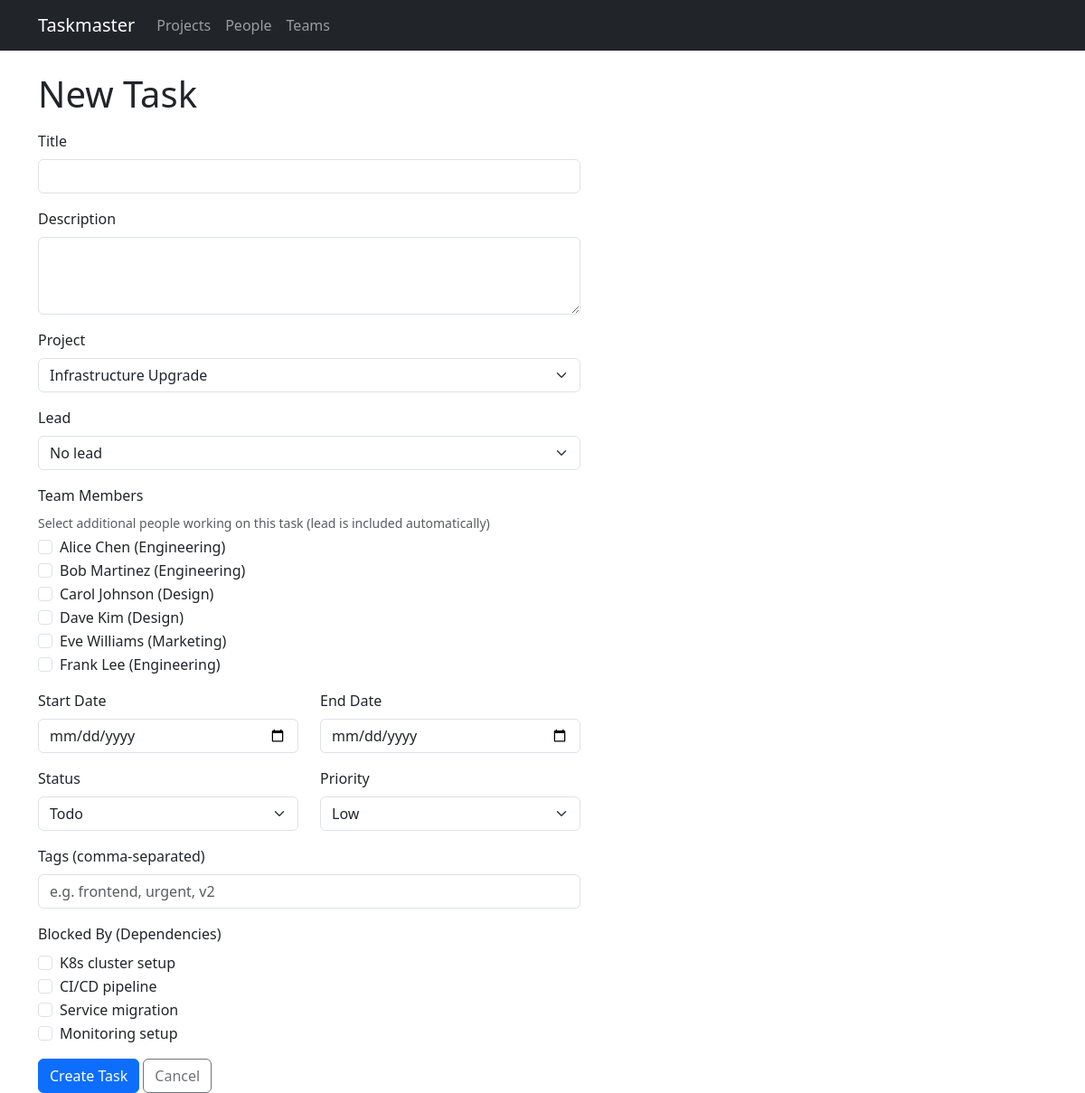
/tasks/new?project_id=4, run on an earlier commit of the app's database.
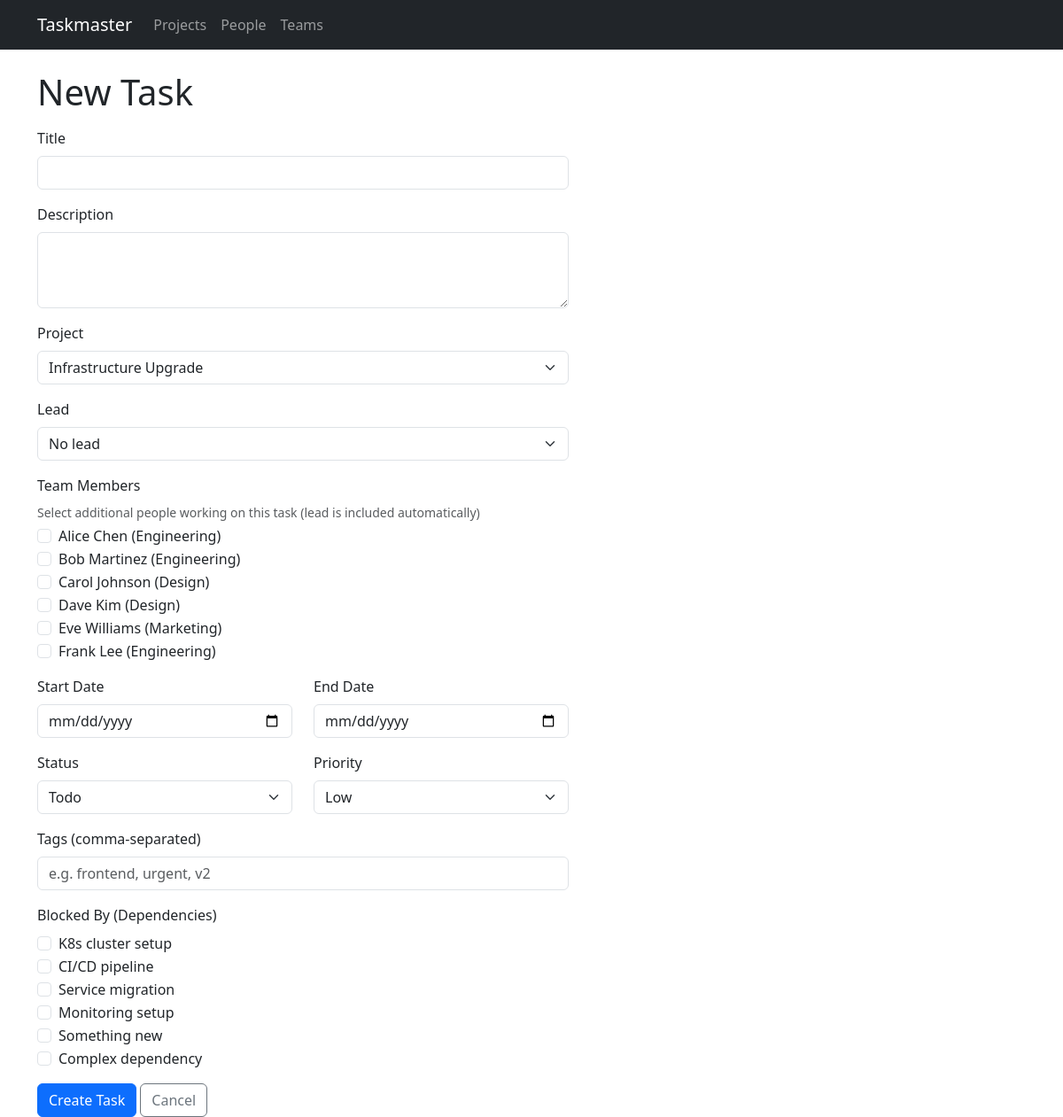
And on a later commit of the database.
### models.py (models this page shows, shortened)
class Person(db.Model):
    id = db.Column(db.Integer, primary_key=True)
    name = db.Column(db.String(120), nullable=False)
    email = db.Column(db.String(120))
    team_id = db.Column(db.Integer, db.ForeignKey('team.id'))
    assignments = db.relationship('TaskAssignment', backref='person', lazy=True)

class Team(db.Model):
    id = db.Column(db.Integer, primary_key=True)
    name = db.Column(db.String(120), nullable=False)
    members = db.relationship('Person', backref='team', lazy=True)

class Task(db.Model):
    id = db.Column(db.Integer, primary_key=True)
    title = db.Column(db.String(200), nullable=False)
    description = db.Column(db.Text)
    project_id = db.Column(db.Integer, db.ForeignKey('project.id'), nullable=False)
    start_date = db.Column(db.Date, nullable=False)
    end_date = db.Column(db.Date, nullable=False)
    status = db.Column(db.String(20), default='todo')  # todo, in_progress, done
    priority = db.Column(db.String(20), default='medium')  # low, medium, high, critical
    assignments = db.relationship('TaskAssignment', backref='task', lazy=True,
                                   cascade='all, delete-orphan')
    tags = db.relationship('Tag', secondary=task_tags, backref=db.backref('tasks', lazy=True))
    status_updates = db.relationship('StatusUpdate', backref='task', lazy=True,
                                     order_by='StatusUpdate.created_at.desc()',
                                     cascade='all, delete-orphan')
    dependencies = db.relationship(
        'Task',
        secondary='task_dependency',
        primaryjoin='Task.id == TaskDependency.task_id',
        secondaryjoin='Task.id == TaskDependency.depends_on_id',
        backref=db.backref('dependents', lazy=True),
        lazy=True,
    )

### routes/tasks.py (the view, shortened to what this page needs)
@bp.route('/tasks/new', methods=['GET', 'POST'])
def new_task():
    project_id = request.args.get('project_id', type=int)
    projects = Project.query.order_by(Project.name).all()
    people = Person.query.order_by(Person.name).all()
    available_deps = []
    if project_id:
        available_deps = Task.query.filter_by(project_id=project_id).all()
    return render_template('tasks/form.html', task=None, projects=projects,
                           people=people, project_id=project_id,
                           available_deps=available_deps)

### templates/tasks/form.html (shortened to what the changed rows need)
{% extends "base.html" %}
{% block content %}
<h1>{{ 'Edit' if task else 'New' }} Task</h1>
<form method="post" class="mt-3" style="max-width: 600px;">
    <div class="mb-3">
        {% for person in people %}
        <div class="form-check">
            <input class="form-check-input member-check" type="checkbox" name="member_ids"
                   value="{{ person.id }}" id="member-{{ person.id }}"
                   {{ 'checked' if task and person in task.assignees else '' }}>
            <label class="form-check-label" for="member-{{ person.id }}">
                {{ person.name }}{% if person.team %} ({{ person.team.name }}){% endif %}
            </label>
        </div>
        {% endfor %}
    </div>
    {% if available_deps %}
    <div class="mb-3">
        {% for dep_task in available_deps %}
        <div class="form-check">
            <input class="form-check-input" type="checkbox" name="dependencies"
                   value="{{ dep_task.id }}" id="dep-{{ dep_task.id }}"
                   {{ 'checked' if task and dep_task in task.dependencies else '' }}>
            <label class="form-check-label" for="dep-{{ dep_task.id }}">
                {{ dep_task.title }}
            </label>
        </div>
        {% endfor %}
    </div>
    {% endif %}
</form>
{% endblock %}

What changed in the data, as far as the page shows it:
added Task: title "Something new"
added Task: title "Complex dependency"
